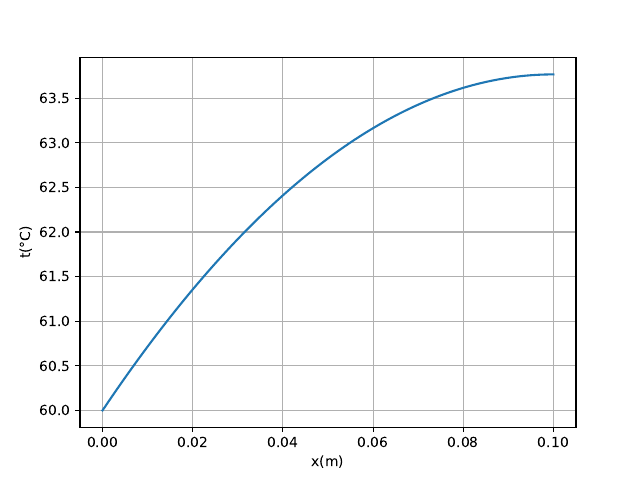

Generate this figure with Python:
import numpy as np
from functions import fin_tip_efficiency2
from scipy.integrate import odeint, solve_bvp
import matplotlib.pyplot as plt

lambda_ = 177
delta = 6e-3
L = 200e-3
I = 800 # W/m^2
t_water = 60

# 将问题看成厚度为 2*delta，高度为 L/2 的等截面直肋的换热分析，该换热为等热流密度换热
# 对厚度为dx的截面微元块分析，可知微分公式为：-lambda_ * delta * t''(x) = I

# 试试用scipy的bvp工具求解
# 记y = t'(x)
# 定义t的导数函数，返回其1阶导数和2阶导数
N = 100


def derivative(x, t):
    return np.vstack((t[1], - I / (lambda_ * delta) * np.ones(len(t[1]))))


# 定义边界条件，t(0) = t_water, t'(L/2) = 0
# 边界条件函数的t_a和t_b参数为边界条件的起始和终止点
def bc(t_a, t_b):
    return np.array([t_a[0] - t_water, t_b[1]])


x = np.linspace(0, L/2, N)
t = np.zeros((2, x.size))
t[0, 0] = t_water
result = solve_bvp(derivative, bc, x, t)

x_plot = np.linspace(0, L/2, N)
t_plot = result.sol(x_plot)[0]
plt.plot(x_plot, t_plot)
plt.grid()
plt.xlabel('x/m')
plt.ylabel('t/C')
plt.savefig('./te2-58.pdf')
plt.show()
print(f'最大温度为{t_plot[-1]:.2f} C')
